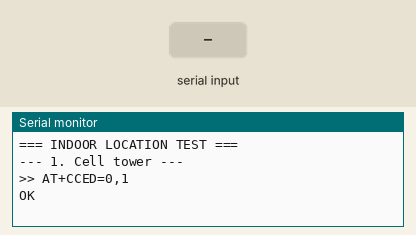
Recording of a sketch running on a simulated ESP32. On the bench: the last lines printed to the serial monitor. Inputs (shaded band) come from the test bench. The modem accepts every AT command (registered, SIM ready, sends succeed) and sends nothing else.

Above: at 2.8 s.
2.9 s: "1\n" received over the second serial link
At 4.1 s:
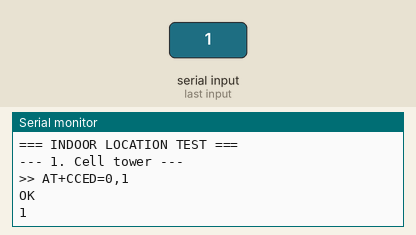
5.9 s: "0\n" received over the second serial link
At 6.4 s:
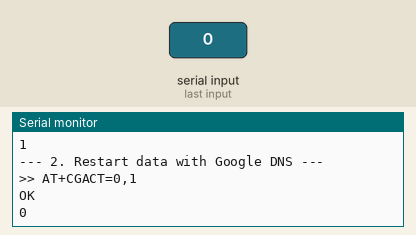
7.4 s: "2\n" received over the second serial link
At 8.8 s:
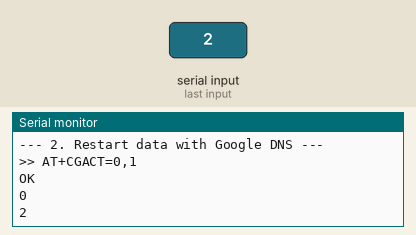

Measured:
- after the input at 2.9 s, the serial monitor: prints a new line at once (image 1)
- after the input at 5.9 s, the serial monitor: prints a new line at once (image 2)
- after the input at 7.4 s, the serial monitor: prints a new line at once (image 3)

The sketch:

INDOOR_TEST.ino
```cpp
/* INDOOR LOCATION TEST
   Sends the test commands automatically (no typing, no curly quotes).
   Same wiring as always. Serial Monitor 115200. Just wait about 2 minutes. */

HardwareSerial A9G(1);

void sendAT(const char *cmd, uint32_t waitMs) {
  Serial.print(F("\n>> ")); Serial.println(cmd);
  A9G.print(cmd); A9G.print("\r\n");
  uint32_t t0 = millis();
  while (millis() - t0 < waitMs) {
    while (A9G.available()) {
      char c = A9G.read();
      if ((c >= 32 && c < 127) || c == '\n') Serial.write(c);   // hide radio noise
    }
  }
}

void setup() {
  Serial.begin(115200);
  A9G.begin(9600, SERIAL_8N1, 22, 23);
  delay(2000);
  Serial.println(F("\n=== INDOOR LOCATION TEST ==="));

  Serial.println(F("\n--- 1. Cell tower ---"));
  sendAT("AT+CCED=0,1", 3000);

  Serial.println(F("\n--- 2. Restart data with Google DNS ---"));
  sendAT("AT+CGACT=0,1", 5000);
  sendAT("AT+CGATT=1", 10000);
  sendAT("AT+CDNSCFG=\"8.8.8.8\",\"8.8.4.4\"", 3000);
  sendAT("AT+CGDCONT=1,\"IP\",\"safaricom\"", 3000);
  sendAT("AT+CGACT=1,1", 15000);
  sendAT("AT+CGACT?", 3000);

  Serial.println(F("\n--- 3. DNS test (name, not number) ---"));
  sendAT("AT+HTTPGET=\"http://www.example.com\"", 20000);

  Serial.println(F("\n--- 4. Cell tower to Traccar ---"));
  sendAT("AT+HTTPGET=\"http://46.101.24.212:5055/?id=867959035242337&lat=0&lon=0&valid=false&timestamp=1793895600&cell=639,2,2271,4185\"", 20000);

  Serial.println(F("\n=== DONE. Copy everything above and send it. ==="));
}

void loop() {
  while (A9G.available()) { char c = A9G.read(); if ((c >= 32 && c < 127) || c == '\n') Serial.write(c); }
}
```
